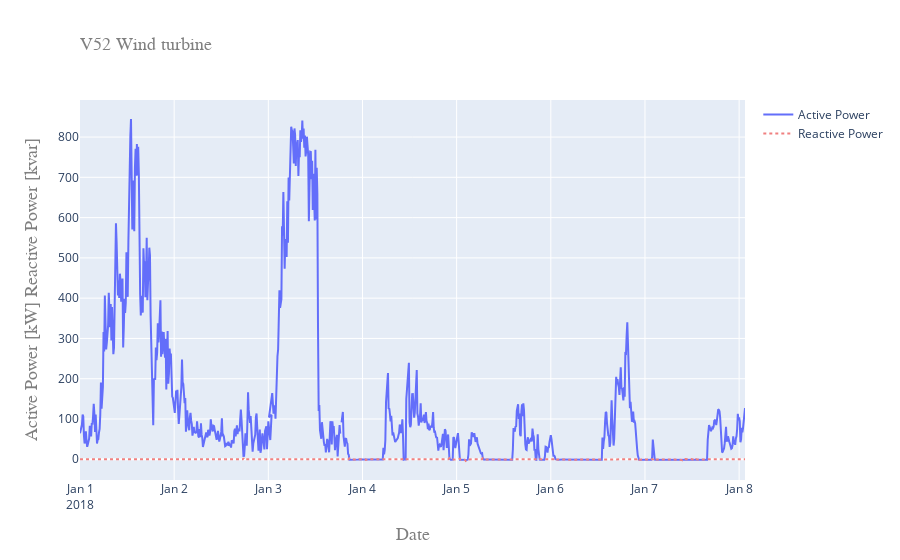

Write notebook code for a chart like this one.
### Code cell
# Creating figure with Plotly
fig = go.Figure()

# Adding first line for active power 
fig.add_trace(go.Line(x=df['Date'][0:6*24*7],
                      y=df['ActPow'][0:6*24*7], name="Active Power"));

# Adding second line for reactive power
fig.add_trace(go.Line(x=df['Date'][0:6*24*7],
                      y=df['RePow'][0:6*24*7], name="Reactive Power", 
                      line = dict(color='lightcoral', width=2, dash='dot')));

# Setting aesthetics for the plot such as Title and axes labels. 
fig.update_layout(
    title=go.layout.Title(text="V52 Wind turbine", xref="paper", x=0, 
                          font=dict(family="Courier New, monospace", size=18, color="#7f7f7f")),
    xaxis=go.layout.XAxis(title=go.layout.xaxis.Title(text="Date", font=dict(family="Courier New, monospace",
                          size=18, color="#7f7f7f"))),
    yaxis=go.layout.YAxis(title=go.layout.yaxis.Title(text="Active Power [kW] Reactive Power [kvar]",
                          font=dict(family="Courier New, monospace", size=18, color="#7f7f7f"))))

fig.show()

### Figure 1 — Plotly figure (JSON) as saved in the notebook; plotly's stock layout.template omitted (floating-point values rounded to 4 significant figures; data arrays with more than 128 entries replaced by an {"elided": "..."} marker saying what was removed)
{"data": [{"name": "Active Power", "type": "scatter", "x": {"elided": "1008 str values"}, "y": {"elided": "1008 float values"}}, {"line": {"color": "lightcoral", "dash": "dot", "width": 2}, "name": "Reactive Power", "type": "scatter", "x": {"elided": "1008 str values"}, "y": {"elided": "1008 float values"}}], "layout": {"title": {"font": {"color": "#7f7f7f", "family": "Courier New, monospace", "size": 18}, "text": "V52 Wind turbine", "x": 0, "xref": "paper"}, "xaxis": {"title": {"font": {"color": "#7f7f7f", "family": "Courier New, monospace", "size": 18}, "text": "Date"}}, "yaxis": {"title": {"font": {"color": "#7f7f7f", "family": "Courier New, monospace", "size": 18}, "text": "Active Power [kW] Reactive Power [kvar]"}}}}
